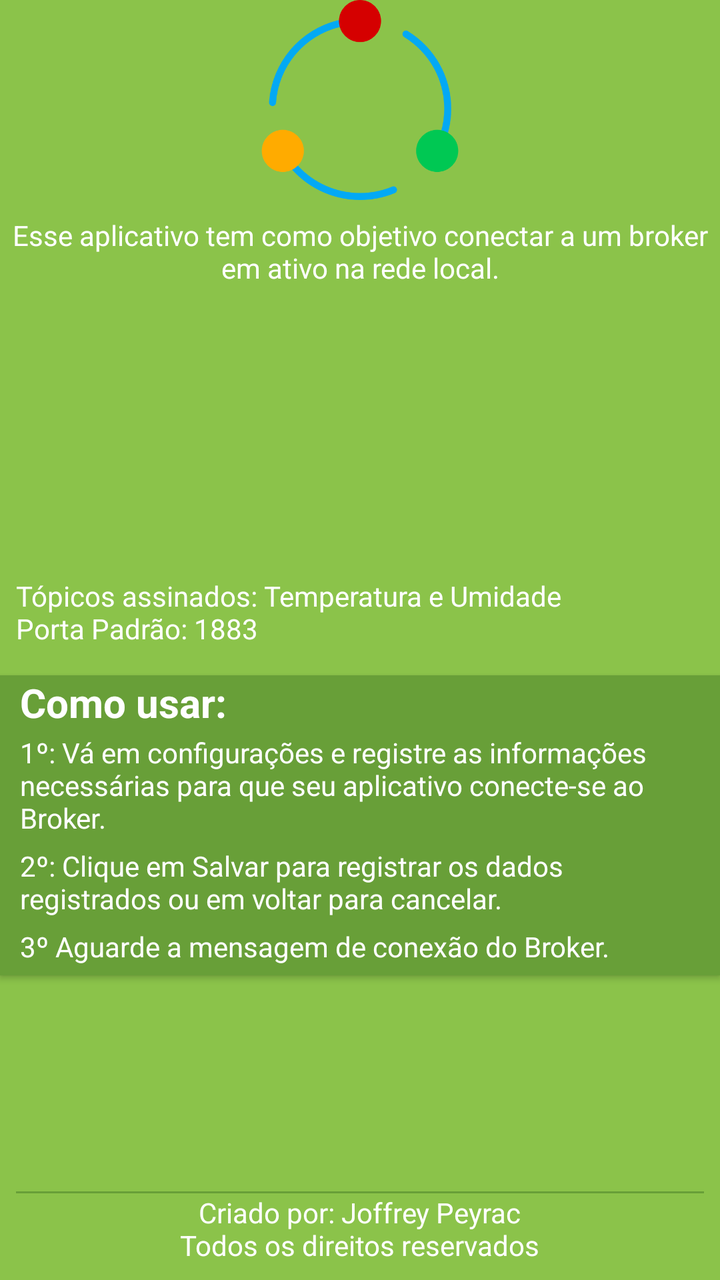
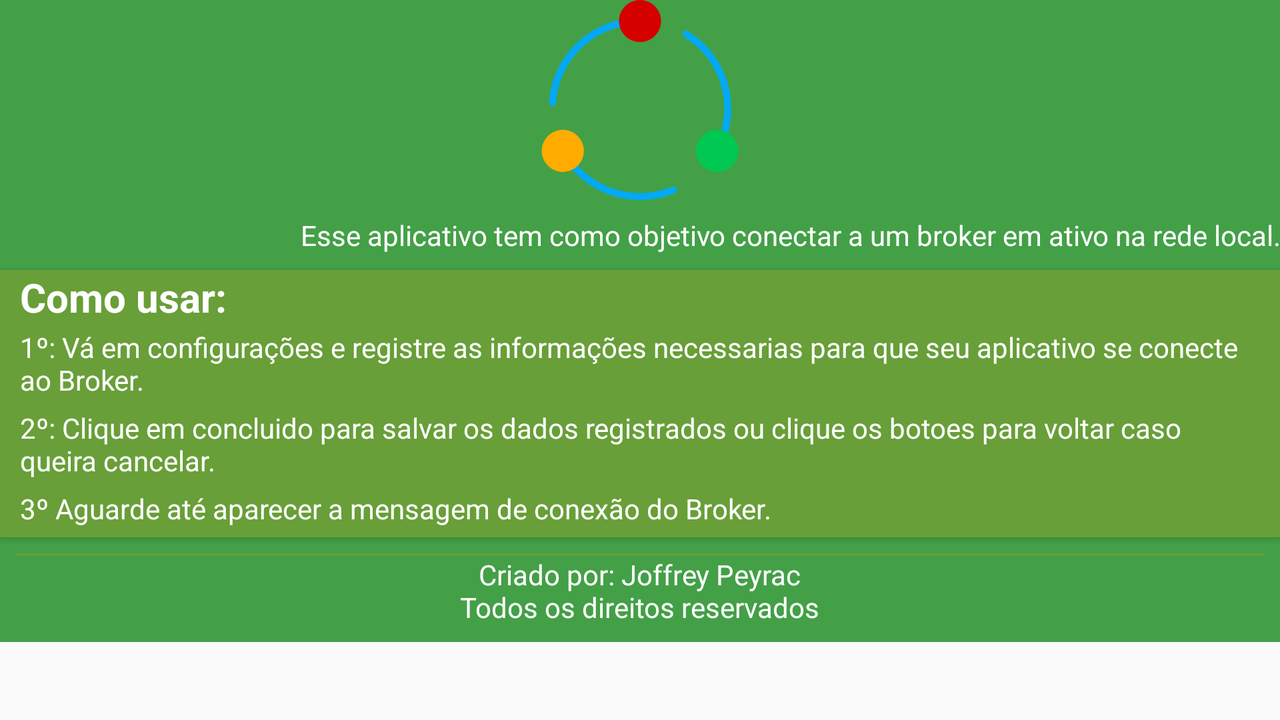

An Android layout and its configuration variant, each rendered on a device that would load it. The default file and the variant file are quoted in full after the pictures.
<!-- AndroidManifest.xml: application theme AppTheme -->
<!-- res/layout/content_sobre.xml -->
<?xml version="1.0" encoding="utf-8"?>
<android.support.constraint.ConstraintLayout xmlns:android="http://schemas.android.com/apk/res/android"
    xmlns:app="http://schemas.android.com/apk/res-auto"
    xmlns:tools="http://schemas.android.com/tools"
    android:layout_width="match_parent"
    android:layout_height="match_parent"
    android:background="@color/colorPrimary"
    app:layout_behavior="@string/appbar_scrolling_view_behavior"
    tools:context="com.tads.eaj.joffr.analises.Sobre"
    tools:showIn="@layout/activity_sobre">

    <LinearLayout
        android:id="@+id/linearLayout2"
        android:layout_width="match_parent"
        android:layout_height="wrap_content"
        android:gravity="center">

        <ImageView
            android:id="@+id/imageView2"
            android:layout_width="100dp"
            android:layout_height="100dp"
            android:src="@drawable/share"
            app:layout_constraintTop_toTopOf="parent"
            tools:layout_editor_absoluteX="276dp" />
    </LinearLayout>

    <android.support.v7.widget.CardView
        android:id="@+id/cardView"
        android:layout_width="wrap_content"
        android:layout_height="wrap_content"
        android:layout_marginBottom="8dp"
        android:layout_marginTop="8dp"
        app:cardBackgroundColor="@color/colorPrimaryDark"
        app:cardCornerRadius="0dp"
        app:layout_constraintBottom_toTopOf="@+id/linearLayout"
        app:layout_constraintEnd_toEndOf="parent"
        app:layout_constraintHorizontal_bias="0.0"
        app:layout_constraintStart_toStartOf="parent"
        app:layout_constraintTop_toBottomOf="@+id/textView9"
        app:layout_constraintVertical_bias="0.056">

        <LinearLayout
            android:layout_width="wrap_content"
            android:layout_height="wrap_content"
            android:layout_marginLeft="10dp"
            android:layout_marginRight="10dp"
            android:orientation="vertical">

            <TextView
                android:id="@+id/textView4"
                android:layout_width="wrap_content"
                android:layout_height="24dp"
                android:layout_marginBottom="5dp"
                android:text="Como usar: "
                android:textColor="@android:color/white"
                android:textSize="20sp"
                android:textStyle="bold" />

            <TextView
                android:id="@+id/textView5"
                android:layout_width="wrap_content"
                android:layout_height="wrap_content"
                android:layout_marginBottom="5dp"
                android:text="1º: Vá em configurações e registre as informações necessárias para que seu aplicativo conecte-se ao Broker."
                android:textColor="@android:color/white" />

            <TextView
                android:id="@+id/textView6"
                android:layout_width="wrap_content"
                android:layout_height="wrap_content"
                android:layout_marginBottom="5dp"
                android:text="2º: Clique em Salvar para registrar os dados registrados ou em voltar para cancelar."
                android:textColor="@android:color/white" />

            <TextView
                android:id="@+id/textView7"
                android:layout_width="wrap_content"
                android:layout_height="wrap_content"
                android:layout_marginBottom="5dp"
                android:text="3º Aguarde a mensagem de conexão do Broker."
                android:textColor="@android:color/white" />
        </LinearLayout>
    </android.support.v7.widget.CardView>

    <LinearLayout
        android:id="@+id/linearLayout"
        android:layout_width="match_parent"
        android:layout_height="wrap_content"
        android:layout_marginBottom="8dp"
        android:layout_marginEnd="8dp"
        android:layout_marginStart="8dp"
        android:gravity="center"
        android:orientation="vertical"
        app:layout_constraintBottom_toBottomOf="parent"
        app:layout_constraintEnd_toEndOf="parent"
        app:layout_constraintStart_toStartOf="parent">

        <ImageView
            android:layout_width="match_parent"
            android:layout_height="1dp"
            android:background="@color/colorPrimaryDark" />

        <TextView
            android:id="@+id/textView8"
            android:layout_width="wrap_content"
            android:layout_height="wrap_content"
            android:gravity="center"
            android:text="Criado por: Joffrey Peyrac\nTodos os direitos reservados"
            android:textColor="@android:color/white" />
    </LinearLayout>

    <TextView
        android:id="@+id/textSobre"
        android:layout_width="wrap_content"
        android:layout_height="wrap_content"
        android:layout_marginBottom="8dp"
        android:layout_marginStart="8dp"
        android:layout_marginTop="8dp"
        android:gravity="center"
        android:text="Esse aplicativo tem como objetivo conectar a um broker em ativo na rede local."
        android:textColor="@android:color/white"
        app:layout_constraintBottom_toTopOf="@+id/textView9"
        app:layout_constraintEnd_toEndOf="parent"
        app:layout_constraintHorizontal_bias="1.0"
        app:layout_constraintStart_toStartOf="parent"
        app:layout_constraintTop_toBottomOf="@+id/linearLayout2"
        app:layout_constraintVertical_bias="0.0" />

    <TextView
        android:id="@+id/textView9"
        android:layout_width="match_parent"
        android:layout_height="wrap_content"
        android:layout_marginBottom="272dp"
        android:layout_marginEnd="8dp"
        android:layout_marginStart="8dp"
        android:text="Tópicos assinados: Temperatura e Umidade\nPorta Padrão: 1883"
        android:textColor="@android:color/white"
        app:layout_constraintBottom_toTopOf="@+id/linearLayout"
        app:layout_constraintEnd_toEndOf="parent"
        app:layout_constraintHorizontal_bias="0.0"
        app:layout_constraintStart_toStartOf="parent" />

</android.support.constraint.ConstraintLayout>
<!-- res/layout/activity_sobre.xml (included above) -->
<?xml version="1.0" encoding="utf-8"?>
<android.support.design.widget.CoordinatorLayout xmlns:android="http://schemas.android.com/apk/res/android"
    xmlns:app="http://schemas.android.com/apk/res-auto"
    xmlns:tools="http://schemas.android.com/tools"
    android:layout_width="match_parent"
    android:layout_height="match_parent"
    tools:context="com.tads.eaj.joffr.analises.Sobre">

    <android.support.design.widget.AppBarLayout
        android:layout_width="match_parent"
        android:layout_height="wrap_content"
        android:theme="@style/AppTheme.AppBarOverlay">

        <android.support.v7.widget.Toolbar
            android:id="@+id/toolbarSobre"
            android:layout_width="match_parent"
            android:layout_height="?attr/actionBarSize"
            android:background="?attr/colorPrimary"
            app:popupTheme="@style/AppTheme.PopupOverlay" />

    </android.support.design.widget.AppBarLayout>

    <include layout="@layout/content_sobre" />

    

</android.support.design.widget.CoordinatorLayout>
<!-- resources referenced by this layout -->
<resources>
  <color name="colorPrimary">#8bc34a</color>
  <color name="colorPrimaryDark">#689f38</color>
  <!-- drawable share: png bitmap (drawable-xhdpi, 16784 bytes) -->
  <style name="AppTheme.AppBarOverlay" parent="ThemeOverlay.AppCompat.Dark.ActionBar" />
  <style name="AppTheme.PopupOverlay" parent="ThemeOverlay.AppCompat.Light" />
  <style name="AppTheme" parent="Theme.AppCompat.Light.DarkActionBar">
          
          <item name="colorPrimary">@color/colorPrimary</item>
          <item name="colorPrimaryDark">@color/colorPrimaryDark</item>
          <item name="colorAccent">@color/colorAccent</item>
      </style>
  <color name="colorAccent">#00c853</color>
</resources>
<!-- res/layout-land/content_sobre.xml (the repository's variant of the layout above) -->
<!-- drawn on the phone turned sideways -->
<?xml version="1.0" encoding="utf-8"?>
<android.support.v4.widget.NestedScrollView xmlns:android="http://schemas.android.com/apk/res/android"
    xmlns:app="http://schemas.android.com/apk/res-auto"
    xmlns:tools="http://schemas.android.com/tools"
    android:layout_width="match_parent"
    android:layout_height="match_parent"
    app:layout_behavior="@string/appbar_scrolling_view_behavior"
    tools:context="com.tads.eaj.joffr.analises.Sobre"
    tools:showIn="@layout/activity_sobre">

    <android.support.constraint.ConstraintLayout
        android:layout_width="match_parent"
        android:layout_height="match_parent"
        android:background="#43A047">

        <LinearLayout
            android:id="@+id/linearLayout2"
            android:layout_width="match_parent"
            android:layout_height="wrap_content"
            android:gravity="center">

            <ImageView
                android:id="@+id/imageView2"
                android:layout_width="100dp"
                android:layout_height="100dp"
                android:src="@drawable/share"
                app:layout_constraintTop_toTopOf="parent"
                tools:layout_editor_absoluteX="276dp" />
        </LinearLayout>

        <android.support.v7.widget.CardView
            android:id="@+id/cardView"
            android:layout_width="wrap_content"
            android:layout_height="wrap_content"
            android:layout_marginBottom="8dp"
            android:layout_marginTop="8dp"
            app:cardBackgroundColor="@color/colorPrimaryDark"
            app:cardCornerRadius="0dp"
            app:layout_constraintBottom_toTopOf="@+id/linearLayout"
            app:layout_constraintEnd_toEndOf="parent"
            app:layout_constraintHorizontal_bias="0.0"
            app:layout_constraintStart_toStartOf="parent"
            app:layout_constraintTop_toBottomOf="@+id/textSobre"
            app:layout_constraintVertical_bias="0.018">

            <LinearLayout
                android:layout_width="wrap_content"
                android:layout_height="wrap_content"
                android:layout_marginLeft="10dp"
                android:layout_marginRight="10dp"
                android:orientation="vertical">

                <TextView
                    android:id="@+id/textView4"
                    android:layout_width="wrap_content"
                    android:layout_height="24dp"
                    android:layout_marginBottom="5dp"
                    android:text="Como usar: "
                    android:textColor="@android:color/white"
                    android:textSize="20sp"
                    android:textStyle="bold" />

                <TextView
                    android:id="@+id/textView5"
                    android:layout_width="wrap_content"
                    android:layout_height="wrap_content"
                    android:layout_marginBottom="5dp"
                    android:text="1º: Vá em configurações e registre as informações necessarias para que seu aplicativo se conecte ao Broker."
                    android:textColor="@android:color/white" />

                <TextView
                    android:id="@+id/textView6"
                    android:layout_width="wrap_content"
                    android:layout_height="wrap_content"
                    android:layout_marginBottom="5dp"
                    android:text="2º: Clique em concluido para salvar os dados registrados ou clique os botoes para voltar caso queira cancelar."
                    android:textColor="@android:color/white" />

                <TextView
                    android:id="@+id/textView7"
                    android:layout_width="wrap_content"
                    android:layout_height="wrap_content"
                    android:layout_marginBottom="5dp"
                    android:text="3º Aguarde até aparecer a mensagem de conexão do Broker."
                    android:textColor="@android:color/white" />
            </LinearLayout>
        </android.support.v7.widget.CardView>

        <LinearLayout
            android:id="@+id/linearLayout"
            android:layout_width="match_parent"
            android:layout_height="wrap_content"
            android:layout_marginBottom="8dp"
            android:layout_marginEnd="8dp"
            android:layout_marginStart="8dp"
            android:gravity="center"
            android:orientation="vertical"
            app:layout_constraintBottom_toBottomOf="parent"
            app:layout_constraintEnd_toEndOf="parent"
            app:layout_constraintStart_toStartOf="parent">

            <ImageView
                android:layout_width="match_parent"
                android:layout_height="1dp"
                android:background="@color/colorPrimaryDark" />

            <TextView
                android:id="@+id/textView8"
                android:layout_width="wrap_content"
                android:layout_height="wrap_content"
                android:gravity="center"
                android:text="Criado por: Joffrey Peyrac\nTodos os direitos reservados"
                android:textColor="@android:color/white" />
        </LinearLayout>

        <TextView
            android:id="@+id/textSobre"
            android:layout_width="wrap_content"
            android:layout_height="wrap_content"
            android:layout_marginStart="8dp"
            android:layout_marginTop="8dp"
            android:gravity="center"
            android:text="Esse aplicativo tem como objetivo conectar a um broker em ativo na rede local."
            android:textColor="@android:color/white"
            app:layout_constraintEnd_toEndOf="parent"
            app:layout_constraintHorizontal_bias="1.0"
            app:layout_constraintStart_toStartOf="parent"
            app:layout_constraintTop_toBottomOf="@+id/linearLayout2" />

    </android.support.constraint.ConstraintLayout>


</android.support.v4.widget.NestedScrollView>
<!-- res/layout/content_sobre.xml (included above) -->
<?xml version="1.0" encoding="utf-8"?>
<android.support.constraint.ConstraintLayout xmlns:android="http://schemas.android.com/apk/res/android"
    xmlns:app="http://schemas.android.com/apk/res-auto"
    xmlns:tools="http://schemas.android.com/tools"
    android:layout_width="match_parent"
    android:layout_height="match_parent"
    android:background="@color/colorPrimary"
    app:layout_behavior="@string/appbar_scrolling_view_behavior"
    tools:context="com.tads.eaj.joffr.analises.Sobre"
    tools:showIn="@layout/activity_sobre">

    <LinearLayout
        android:id="@+id/linearLayout2"
        android:layout_width="match_parent"
        android:layout_height="wrap_content"
        android:gravity="center">

        <ImageView
            android:id="@+id/imageView2"
            android:layout_width="100dp"
            android:layout_height="100dp"
            android:src="@drawable/share"
            app:layout_constraintTop_toTopOf="parent"
            tools:layout_editor_absoluteX="276dp" />
    </LinearLayout>

    <android.support.v7.widget.CardView
        android:id="@+id/cardView"
        android:layout_width="wrap_content"
        android:layout_height="wrap_content"
        android:layout_marginBottom="8dp"
        android:layout_marginTop="8dp"
        app:cardBackgroundColor="@color/colorPrimaryDark"
        app:cardCornerRadius="0dp"
        app:layout_constraintBottom_toTopOf="@+id/linearLayout"
        app:layout_constraintEnd_toEndOf="parent"
        app:layout_constraintHorizontal_bias="0.0"
        app:layout_constraintStart_toStartOf="parent"
        app:layout_constraintTop_toBottomOf="@+id/textView9"
        app:layout_constraintVertical_bias="0.056">

        <LinearLayout
            android:layout_width="wrap_content"
            android:layout_height="wrap_content"
            android:layout_marginLeft="10dp"
            android:layout_marginRight="10dp"
            android:orientation="vertical">

            <TextView
                android:id="@+id/textView4"
                android:layout_width="wrap_content"
                android:layout_height="24dp"
                android:layout_marginBottom="5dp"
                android:text="Como usar: "
                android:textColor="@android:color/white"
                android:textSize="20sp"
                android:textStyle="bold" />

            <TextView
                android:id="@+id/textView5"
                android:layout_width="wrap_content"
                android:layout_height="wrap_content"
                android:layout_marginBottom="5dp"
                android:text="1º: Vá em configurações e registre as informações necessárias para que seu aplicativo conecte-se ao Broker."
                android:textColor="@android:color/white" />

            <TextView
                android:id="@+id/textView6"
                android:layout_width="wrap_content"
                android:layout_height="wrap_content"
                android:layout_marginBottom="5dp"
                android:text="2º: Clique em Salvar para registrar os dados registrados ou em voltar para cancelar."
                android:textColor="@android:color/white" />

            <TextView
                android:id="@+id/textView7"
                android:layout_width="wrap_content"
                android:layout_height="wrap_content"
                android:layout_marginBottom="5dp"
                android:text="3º Aguarde a mensagem de conexão do Broker."
                android:textColor="@android:color/white" />
        </LinearLayout>
    </android.support.v7.widget.CardView>

    <LinearLayout
        android:id="@+id/linearLayout"
        android:layout_width="match_parent"
        android:layout_height="wrap_content"
        android:layout_marginBottom="8dp"
        android:layout_marginEnd="8dp"
        android:layout_marginStart="8dp"
        android:gravity="center"
        android:orientation="vertical"
        app:layout_constraintBottom_toBottomOf="parent"
        app:layout_constraintEnd_toEndOf="parent"
        app:layout_constraintStart_toStartOf="parent">

        <ImageView
            android:layout_width="match_parent"
            android:layout_height="1dp"
            android:background="@color/colorPrimaryDark" />

        <TextView
            android:id="@+id/textView8"
            android:layout_width="wrap_content"
            android:layout_height="wrap_content"
            android:gravity="center"
            android:text="Criado por: Joffrey Peyrac\nTodos os direitos reservados"
            android:textColor="@android:color/white" />
    </LinearLayout>

    <TextView
        android:id="@+id/textSobre"
        android:layout_width="wrap_content"
        android:layout_height="wrap_content"
        android:layout_marginBottom="8dp"
        android:layout_marginStart="8dp"
        android:layout_marginTop="8dp"
        android:gravity="center"
        android:text="Esse aplicativo tem como objetivo conectar a um broker em ativo na rede local."
        android:textColor="@android:color/white"
        app:layout_constraintBottom_toTopOf="@+id/textView9"
        app:layout_constraintEnd_toEndOf="parent"
        app:layout_constraintHorizontal_bias="1.0"
        app:layout_constraintStart_toStartOf="parent"
        app:layout_constraintTop_toBottomOf="@+id/linearLayout2"
        app:layout_constraintVertical_bias="0.0" />

    <TextView
        android:id="@+id/textView9"
        android:layout_width="match_parent"
        android:layout_height="wrap_content"
        android:layout_marginBottom="272dp"
        android:layout_marginEnd="8dp"
        android:layout_marginStart="8dp"
        android:text="Tópicos assinados: Temperatura e Umidade\nPorta Padrão: 1883"
        android:textColor="@android:color/white"
        app:layout_constraintBottom_toTopOf="@+id/linearLayout"
        app:layout_constraintEnd_toEndOf="parent"
        app:layout_constraintHorizontal_bias="0.0"
        app:layout_constraintStart_toStartOf="parent" />

</android.support.constraint.ConstraintLayout>
